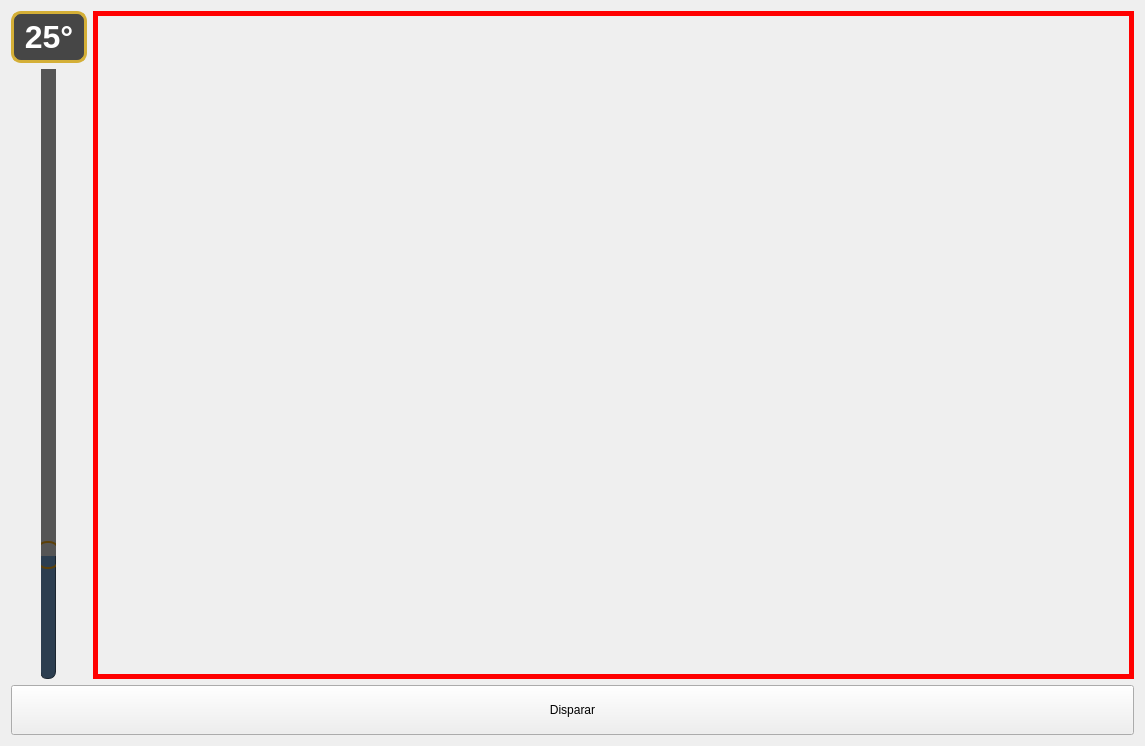
<?xml version="1.0" encoding="UTF-8"?>
<ui version="4.0">
 <class>pantallaNivel2</class>
 <widget class="QWidget" name="pantallaNivel2">
  <property name="geometry">
   <rect>
    <x>0</x>
    <y>0</y>
    <width>1145</width>
    <height>746</height>
   </rect>
  </property>
  <property name="windowTitle">
   <string>Dialog</string>
  </property>
  <property name="styleSheet">
   <string notr="true">/* --- DISEÑO DEL SLIDER (CAÑÓN) --- */

/* 1. El carril (Groove) por donde corre el slider */
QSlider::groove:vertical#verticalSlider {
    background: #2c3e50;         /* Gris azulado oscuro (metal) */
    width: 14px;                 /* Ancho del carril */
    border: 1px solid #1a252f;   /* Borde oscuro */
    border-radius: 7px;          /* Bordes redondeados */
    margin: 0px 10px;            /* Márgenes laterales */
}

/* 2. El mango (Handle) que arrastras */
QSlider::handle:vertical#verticalSlider {
    background: qradialgradient(spread:pad, cx:0.5, cy:0.5, radius:0.5, fx:0.5, fy:0.5, 
                stop:0.6 #D4AF37, stop:1 #8B6914); /* Degradado Dorado (Latón) */
    border: 2px solid #5c4008;   /* Borde marrón oscuro */
    height: 24px;                /* Altura del mango */
    width: 24px;                 /* Ancho del mango */
    margin: 0 -6px;              /* Truco para centrar el mango sobre el carril */
    border-radius: 12px;         /* Círculo perfecto */
}

/* 3. Efecto al pasar el mouse por el mango */
QSlider::handle:vertical:hover#verticalSlider {
    background: #FFD700;         /* Dorado más brillante */
}

/* 4. La parte &quot;llena&quot; del slider (abajo del mango) */
QSlider::sub-page:vertical#verticalSlider {
    background: #555;            /* Gris vacío (parte superior) */
    border-radius: 7px;
}

/* 5. La parte &quot;vacía&quot; (arriba del mango - en vertical Qt lo invierte a veces) */
/* Usamos add-page para la parte llena si la lógica es invertida, 
   pero visualmente esto hace que la barra se vea &quot;cargada&quot; */
QSlider::add-page:vertical#verticalSlider {
    background: qlineargradient(x1:0, y1:0, x2:0, y2:1, 
                stop:0 #e74c3c, stop:1 #c0392b); /* Rojo intenso (Potencia/Angulo) */
    border-radius: 7px;
    margin: 0px 10px;
}


/* --- DISEÑO DEL LABEL (ÁNGULO) --- */

QLabel#lblAngulo {
    background-color: rgba(0, 0, 0, 180); /* Negro semitransparente */
    border: 3px solid #D4AF37;            /* Borde Dorado (Latón) */
    border-radius: 10px;                  /* Esquinas suaves */
    color: #FFFFFF;                       /* Letra blanca */
    font-weight: bold;                    /* Negrita */
    font-family: &quot;Segoe UI&quot;, Arial;       /* Tipografía limpia */
    padding: 5px;                         /* Espacio interno */
    min-width: 60px;                      /* Ancho mínimo para que no baile */
    qproperty-alignment: AlignCenter;     /* Centrar el texto */
}</string>
  </property>
  <layout class="QGridLayout" name="gridLayout_2">
   <item row="1" column="5">
    <widget class="QGraphicsView" name="graphicsView">
     <property name="enabled">
      <bool>false</bool>
     </property>
     <property name="styleSheet">
      <string notr="true">QGraphicsView {
    border: 5px solid red;
}</string>
     </property>
     <property name="verticalScrollBarPolicy">
      <enum>Qt::ScrollBarAlwaysOff</enum>
     </property>
     <property name="horizontalScrollBarPolicy">
      <enum>Qt::ScrollBarAlwaysOff</enum>
     </property>
     <property name="sizeAdjustPolicy">
      <enum>QAbstractScrollArea::AdjustToContents</enum>
     </property>
    </widget>
   </item>
   <item row="1" column="4">
    <layout class="QGridLayout" name="gridLayout_3">
     <item row="0" column="0" alignment="Qt::AlignHCenter|Qt::AlignVCenter">
      <widget class="QLabel" name="lblAngulo">
       <property name="minimumSize">
        <size>
         <width>76</width>
         <height>30</height>
        </size>
       </property>
       <property name="font">
        <font>
         <family>Segoe UI</family>
         <pointsize>24</pointsize>
         <bold>true</bold>
        </font>
       </property>
       <property name="layoutDirection">
        <enum>Qt::LeftToRight</enum>
       </property>
       <property name="text">
        <string>25°</string>
       </property>
       <property name="alignment">
        <set>Qt::AlignCenter</set>
       </property>
      </widget>
     </item>
     <item row="2" column="0" alignment="Qt::AlignHCenter">
      <widget class="QSlider" name="verticalSlider">
       <property name="font">
        <font>
         <family>SimSun</family>
         <pointsize>15</pointsize>
         <bold>false</bold>
        </font>
       </property>
       <property name="layoutDirection">
        <enum>Qt::LeftToRight</enum>
       </property>
       <property name="minimum">
        <number>10</number>
       </property>
       <property name="maximum">
        <number>90</number>
       </property>
       <property name="value">
        <number>25</number>
       </property>
       <property name="orientation">
        <enum>Qt::Vertical</enum>
       </property>
      </widget>
     </item>
    </layout>
   </item>
   <item row="4" column="4" colspan="2">
    <widget class="QPushButton" name="btnDisparar">
     <property name="minimumSize">
      <size>
       <width>100</width>
       <height>50</height>
      </size>
     </property>
     <property name="text">
      <string>Disparar</string>
     </property>
    </widget>
   </item>
  </layout>
 </widget>
 <resources/>
 <connections/>
</ui>
